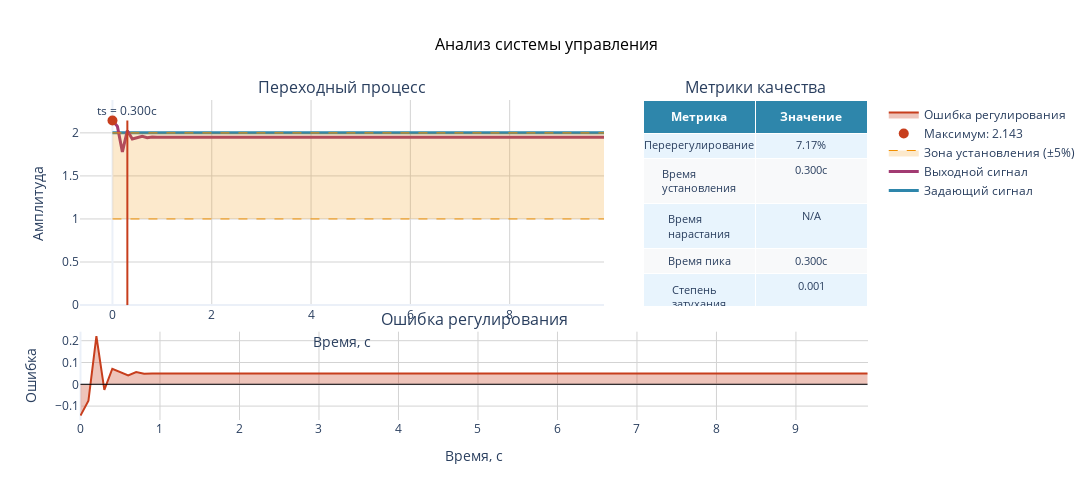

Here is the notebook cell this chart was saved with:
### Markdown cell above
## Визуализация результатов

Построим график переходного процесса для анализа качества управления. График показывает:
- Реакцию системы на ступенчатое воздействие
- Время переходного процесса
- Величину перерегулирования
- Статическую ошибку

Эти характеристики позволяют оценить эффективность разработанного MPC контроллера.

### Code cell
bench.plot(theta_ref[:-3], np.array([float(s[3]) for s in states[:-1]]), 0.9, dt, time, figsize=(15,5))

### Figure 1 — Plotly figure (JSON) as saved in the notebook; plotly's stock layout.template omitted (floating-point values rounded to 4 significant figures)
{"data": [{"hovertemplate": "Время: %{x:.3f}с<br>Амплитуда: %{y:.3f}<extra></extra>", "line": {"color": "#2E86AB", "width": 3}, "mode": "lines", "name": "Задающий сигнал", "type": "scatter", "x": [0.0, 0.1, 0.2, 0.3, 0.4, 0.5, 0.6, 0.7, 0.8, 0.9, 1.0, 1.1, 1.2, 1.3, 1.4, 1.5, 1.6, 1.7, 1.8, 1.9, 2.0, 2.1, 2.2, 2.3, 2.4, 2.5, 2.6, 2.7, 2.8, 2.9, 3.0, 3.1, 3.2, 3.3, 3.4, 3.5, 3.6, 3.7, 3.8, 3.9, 4.0, 4.1, 4.2, 4.3, 4.4, 4.5, 4.6, 4.7, 4.8, 4.9, 5.0, 5.1, 5.2, 5.3, 5.4, 5.5, 5.6, 5.7, 5.8, 5.9, 6.0, 6.1, 6.2, 6.3, 6.4, 6.5, 6.6, 6.7, 6.8, 6.9, 7.0, 7.1, 7.2, 7.3, 7.4, 7.5, 7.6, 7.7, 7.8, 7.9, 8.0, 8.1, 8.2, 8.3, 8.4, 8.5, 8.6, 8.7, 8.8, 8.9, 9.0, 9.1, 9.2, 9.3, 9.4, 9.5, 9.6, 9.7, 9.8, 9.9], "xaxis": "x", "y": [2, 2, 2, 2, 2, 2, 2, 2, 2, 2, 2, 2, 2, 2, 2, 2, 2, 2, 2, 2, 2, 2, 2, 2, 2, 2, 2, 2, 2, 2, 2, 2, 2, 2, 2, 2, 2, 2, 2, 2, 2, 2, 2, 2, 2, 2, 2, 2, 2, 2, 2, 2, 2, 2, 2, 2, 2, 2, 2, 2, 2, 2, 2, 2, 2, 2, 2, 2, 2, 2, 2, 2, 2, 2, 2, 2, 2, 2, 2, 2, 2, 2, 2, 2, 2, 2, 2, 2, 2, 2, 2, 2, 2, 2, 2, 2, 2, 2, 2, 2], "yaxis": "y"}, {"hovertemplate": "Время: %{x:.3f}с<br>Амплитуда: %{y:.3f}<extra></extra>", "line": {"color": "#A23B72", "width": 3}, "mode": "lines", "name": "Выходной сигнал", "type": "scatter", "x": [0.0, 0.1, 0.2, 0.3, 0.4, 0.5, 0.6, 0.7, 0.8, 0.9, 1.0, 1.1, 1.2, 1.3, 1.4, 1.5, 1.6, 1.7, 1.8, 1.9, 2.0, 2.1, 2.2, 2.3, 2.4, 2.5, 2.6, 2.7, 2.8, 2.9, 3.0, 3.1, 3.2, 3.3, 3.4, 3.5, 3.6, 3.7, 3.8, 3.9, 4.0, 4.1, 4.2, 4.3, 4.4, 4.5, 4.6, 4.7, 4.8, 4.9, 5.0, 5.1, 5.2, 5.3, 5.4, 5.5, 5.6, 5.7, 5.8, 5.9, 6.0, 6.1, 6.2, 6.3, 6.4, 6.5, 6.6, 6.7, 6.8, 6.9, 7.0, 7.1, 7.2, 7.3, 7.4, 7.5, 7.6, 7.7, 7.8, 7.9, 8.0, 8.1, 8.2, 8.3, 8.4, 8.5, 8.6, 8.7, 8.8, 8.9, 9.0, 9.1, 9.2, 9.3, 9.4, 9.5, 9.6, 9.7, 9.8, 9.9], "xaxis": "x", "y": [2.143, 2.075, 1.779, 2.025, 1.929, 1.945, 1.96, 1.944, 1.952, 1.95, 1.949, 1.95, 1.95, 1.95, 1.95, 1.95, 1.95, 1.95, 1.95, 1.95, 1.95, 1.95, 1.95, 1.95, 1.95, 1.95, 1.95, 1.95, 1.95, 1.95, 1.95, 1.95, 1.95, 1.95, 1.95, 1.95, 1.95, 1.95, 1.95, 1.95, 1.95, 1.95, 1.95, 1.95, 1.95, 1.95, 1.95, 1.95, 1.95, 1.95, 1.95, 1.95, 1.95, 1.95, 1.95, 1.95, 1.95, 1.95, 1.95, 1.95, 1.95, 1.95, 1.95, 1.95, 1.95, 1.95, 1.95, 1.95, 1.95, 1.95, 1.95, 1.95, 1.95, 1.95, 1.95, 1.95, 1.95, 1.95, 1.95, 1.95, 1.95, 1.95, 1.95, 1.95, 1.95, 1.95, 1.95, 1.95, 1.95, 1.95, 1.95, 1.95, 1.95, 1.95, 1.95, 1.95, 1.95, 1.95, 1.95, 1.95], "yaxis": "y"}, {"hovertemplate": "Время: %{x:.3f}с<br>Верхняя граница: %{y:.3f}<extra></extra>", "line": {"color": "#F18F01", "dash": "dash", "width": 1}, "mode": "lines", "name": "Верхняя граница (±5%)", "showlegend": false, "type": "scatter", "x": [0.0, 0.1, 0.2, 0.3, 0.4, 0.5, 0.6, 0.7, 0.8, 0.9, 1.0, 1.1, 1.2, 1.3, 1.4, 1.5, 1.6, 1.7, 1.8, 1.9, 2.0, 2.1, 2.2, 2.3, 2.4, 2.5, 2.6, 2.7, 2.8, 2.9, 3.0, 3.1, 3.2, 3.3, 3.4, 3.5, 3.6, 3.7, 3.8, 3.9, 4.0, 4.1, 4.2, 4.3, 4.4, 4.5, 4.6, 4.7, 4.8, 4.9, 5.0, 5.1, 5.2, 5.3, 5.4, 5.5, 5.6, 5.7, 5.8, 5.9, 6.0, 6.1, 6.2, 6.3, 6.4, 6.5, 6.6, 6.7, 6.8, 6.9, 7.0, 7.1, 7.2, 7.3, 7.4, 7.5, 7.6, 7.7, 7.8, 7.9, 8.0, 8.1, 8.2, 8.3, 8.4, 8.5, 8.6, 8.7, 8.8, 8.9, 9.0, 9.1, 9.2, 9.3, 9.4, 9.5, 9.6, 9.7, 9.8, 9.9], "xaxis": "x", "y": [2, 2, 2, 2, 2, 2, 2, 2, 2, 2, 2, 2, 2, 2, 2, 2, 2, 2, 2, 2, 2, 2, 2, 2, 2, 2, 2, 2, 2, 2, 2, 2, 2, 2, 2, 2, 2, 2, 2, 2, 2, 2, 2, 2, 2, 2, 2, 2, 2, 2, 2, 2, 2, 2, 2, 2, 2, 2, 2, 2, 2, 2, 2, 2, 2, 2, 2, 2, 2, 2, 2, 2, 2, 2, 2, 2, 2, 2, 2, 2, 2, 2, 2, 2, 2, 2, 2, 2, 2, 2, 2, 2, 2, 2, 2, 2, 2, 2, 2, 2], "yaxis": "y"}, {"fill": "tonexty", "fillcolor": "rgba(241, 143, 1, 0.2)", "hovertemplate": "Время: %{x:.3f}с<br>Нижняя граница: %{y:.3f}<extra></extra>", "line": {"color": "#F18F01", "dash": "dash", "width": 1}, "mode": "lines", "name": "Зона установления (±5%)", "type": "scatter", "x": [0.0, 0.1, 0.2, 0.3, 0.4, 0.5, 0.6, 0.7, 0.8, 0.9, 1.0, 1.1, 1.2, 1.3, 1.4, 1.5, 1.6, 1.7, 1.8, 1.9, 2.0, 2.1, 2.2, 2.3, 2.4, 2.5, 2.6, 2.7, 2.8, 2.9, 3.0, 3.1, 3.2, 3.3, 3.4, 3.5, 3.6, 3.7, 3.8, 3.9, 4.0, 4.1, 4.2, 4.3, 4.4, 4.5, 4.6, 4.7, 4.8, 4.9, 5.0, 5.1, 5.2, 5.3, 5.4, 5.5, 5.6, 5.7, 5.8, 5.9, 6.0, 6.1, 6.2, 6.3, 6.4, 6.5, 6.6, 6.7, 6.8, 6.9, 7.0, 7.1, 7.2, 7.3, 7.4, 7.5, 7.6, 7.7, 7.8, 7.9, 8.0, 8.1, 8.2, 8.3, 8.4, 8.5, 8.6, 8.7, 8.8, 8.9, 9.0, 9.1, 9.2, 9.3, 9.4, 9.5, 9.6, 9.7, 9.8, 9.9], "xaxis": "x", "y": [1, 1, 1, 1, 1, 1, 1, 1, 1, 1, 1, 1, 1, 1, 1, 1, 1, 1, 1, 1, 1, 1, 1, 1, 1, 1, 1, 1, 1, 1, 1, 1, 1, 1, 1, 1, 1, 1, 1, 1, 1, 1, 1, 1, 1, 1, 1, 1, 1, 1, 1, 1, 1, 1, 1, 1, 1, 1, 1, 1, 1, 1, 1, 1, 1, 1, 1, 1, 1, 1, 1, 1, 1, 1, 1, 1, 1, 1, 1, 1, 1, 1, 1, 1, 1, 1, 1, 1, 1, 1, 1, 1, 1, 1, 1, 1, 1, 1, 1, 1], "yaxis": "y"}, {"hovertemplate": "Максимум<br>Время: 0.000с<br>Значение: 2.143<br>Перерегулирование: 7.2%<extra></extra>", "marker": {"color": "#C73E1D", "size": 10, "symbol": "circle"}, "mode": "markers", "name": "Максимум: 2.143", "type": "scatter", "x": [0], "xaxis": "x", "y": [2.143], "yaxis": "y"}, {"cells": {"align": "center", "fill": {"color": [["#E8F4FD", "#F8F9FA", "#E8F4FD", "#F8F9FA", "#E8F4FD", "#F8F9FA", "#E8F4FD", "#F8F9FA", "#E8F4FD", "#F8F9FA", "#E8F4FD", "#F8F9FA", "#E8F4FD", "#F8F9FA", "#E8F4FD", "#F8F9FA", "#E8F4FD", "#F8F9FA", "#E8F4FD", "#F8F9FA", "#E8F4FD", "#F8F9FA", "#E8F4FD", "#F8F9FA"]]}, "font": {"size": 11}, "height": 25, "values": [["Перерегулирование", "Время установления", "Время нарастания", "Время пика", "Степень затухания", "Статическая ошибка", "Макс. отклонение", "Количество колебаний", "IAE", "ISE", "ITAE", "Индекс качества"], ["7.17%", "0.300с", "N/A", "0.300с", "0.001", "0.0500", "0.221", "17", "5.28", "0.32", "24.77", "11.472"]]}, "domain": {"x": [0.715, 1], "y": [0.356, 1]}, "header": {"align": "center", "fill": {"color": "#2E86AB"}, "font": {"color": "white", "size": 12}, "values": ["<b>Метрика</b>", "<b>Значение</b>"]}, "type": "table"}, {"fill": "tozeroy", "fillcolor": "rgba(199, 62, 29, 0.3)", "hovertemplate": "Время: %{x:.3f}с<br>Ошибка: %{y:.3f}<extra></extra>", "line": {"color": "#C73E1D", "width": 2}, "mode": "lines", "name": "Ошибка регулирования", "type": "scatter", "x": [0.0, 0.1, 0.2, 0.3, 0.4, 0.5, 0.6, 0.7, 0.8, 0.9, 1.0, 1.1, 1.2, 1.3, 1.4, 1.5, 1.6, 1.7, 1.8, 1.9, 2.0, 2.1, 2.2, 2.3, 2.4, 2.5, 2.6, 2.7, 2.8, 2.9, 3.0, 3.1, 3.2, 3.3, 3.4, 3.5, 3.6, 3.7, 3.8, 3.9, 4.0, 4.1, 4.2, 4.3, 4.4, 4.5, 4.6, 4.7, 4.8, 4.9, 5.0, 5.1, 5.2, 5.3, 5.4, 5.5, 5.6, 5.7, 5.8, 5.9, 6.0, 6.1, 6.2, 6.3, 6.4, 6.5, 6.6, 6.7, 6.8, 6.9, 7.0, 7.1, 7.2, 7.3, 7.4, 7.5, 7.6, 7.7, 7.8, 7.9, 8.0, 8.1, 8.2, 8.3, 8.4, 8.5, 8.6, 8.7, 8.8, 8.9, 9.0, 9.1, 9.2, 9.3, 9.4, 9.5, 9.6, 9.7, 9.8, 9.9], "xaxis": "x2", "y": [-0.1435, -0.07528, 0.2211, -0.0255, 0.07147, 0.05463, 0.04029, 0.056, 0.04798, 0.04997, 0.05051, 0.04955, 0.05015, 0.04994, 0.04995, 0.05001, 0.04996, 0.04997, 0.04998, 0.04996, 0.04997, 0.04996, 0.04997, 0.04997, 0.04997, 0.04997, 0.04997, 0.04998, 0.04997, 0.04997, 0.04998, 0.04997, 0.04997, 0.04996, 0.04998, 0.04997, 0.04996, 0.04996, 0.04997, 0.04996, 0.04997, 0.04997, 0.04997, 0.04998, 0.04998, 0.04997, 0.04998, 0.04997, 0.04996, 0.04997, 0.04998, 0.04996, 0.04998, 0.04997, 0.04997, 0.04997, 0.04997, 0.04997, 0.04997, 0.04997, 0.04997, 0.04997, 0.04998, 0.04998, 0.04997, 0.04998, 0.04997, 0.04997, 0.04997, 0.04997, 0.04998, 0.04996, 0.04997, 0.04997, 0.04997, 0.04998, 0.04997, 0.04997, 0.04998, 0.04997, 0.04997, 0.04999, 0.04997, 0.04997, 0.04997, 0.04997, 0.04997, 0.04996, 0.04997, 0.04997, 0.04998, 0.04997, 0.04997, 0.04997, 0.04997, 0.04997, 0.04998, 0.04996, 0.04997, 0.04997], "yaxis": "y2"}], "layout": {"annotations": [{"font": {"size": 16}, "showarrow": false, "text": "Переходный процесс", "x": 0.3325, "xanchor": "center", "xref": "paper", "y": 1, "yanchor": "bottom", "yref": "paper"}, {"font": {"size": 16}, "showarrow": false, "text": "Метрики качества", "x": 0.8575, "xanchor": "center", "xref": "paper", "y": 1, "yanchor": "bottom", "yref": "paper"}, {"font": {"size": 16}, "showarrow": false, "text": "Ошибка регулирования", "x": 0.5, "xanchor": "center", "xref": "paper", "y": 0.276, "yanchor": "bottom", "yref": "paper"}, {"showarrow": false, "text": "ts = 0.300с", "x": 0.3, "xref": "x", "y": 2.143, "yref": "y", "yshift": 10}], "height": 500, "legend": {"orientation": "v", "x": 1.02, "xanchor": "left", "y": 1, "yanchor": "top"}, "shapes": [{"line": {"color": "#C73E1D", "width": 2}, "type": "line", "x0": 0.3, "x1": 0.3, "xref": "x", "y0": -0.0002476, "y1": 2.143, "yref": "y"}, {"line": {"color": "black", "dash": "solid", "width": 1}, "type": "line", "x0": 0, "x1": 9.9, "xref": "x2", "y0": 0, "y1": 0, "yref": "y2"}], "showlegend": true, "title": {"font": {"color": "black", "size": 16}, "text": "Анализ системы управления", "x": 0.5}, "width": 1500, "xaxis": {"anchor": "y", "domain": [0, 0.665], "gridcolor": "lightgray", "gridwidth": 1, "showgrid": true, "title": {"text": "Время, с"}}, "xaxis2": {"anchor": "y2", "domain": [0, 1], "gridcolor": "lightgray", "gridwidth": 1, "showgrid": true, "title": {"text": "Время, с"}}, "yaxis": {"anchor": "x", "domain": [0.356, 1], "gridcolor": "lightgray", "gridwidth": 1, "showgrid": true, "title": {"text": "Амплитуда"}}, "yaxis2": {"anchor": "x2", "domain": [0, 0.276], "gridcolor": "lightgray", "gridwidth": 1, "showgrid": true, "title": {"text": "Ошибка"}}}}
